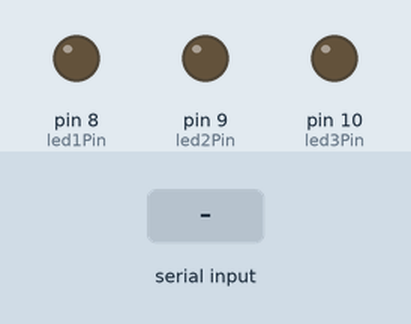
This sketch was run on a simulated Arduino Uno, built with avr-gcc and run on an emulated ATmega328P. On the bench: output pins drawn as LEDs (lit = HIGH). The inputs (shaded band) are chosen by the test bench.

Above: at 1.2 s.
1.3 s: "A" received over Serial
At 2.1 s:
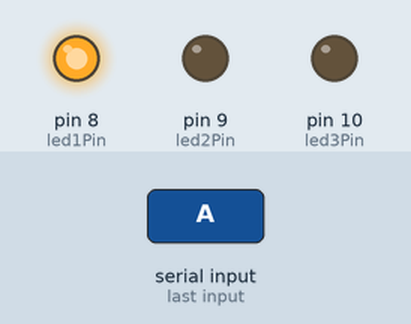
2.8 s: "C" received over Serial
At 3.2 s:
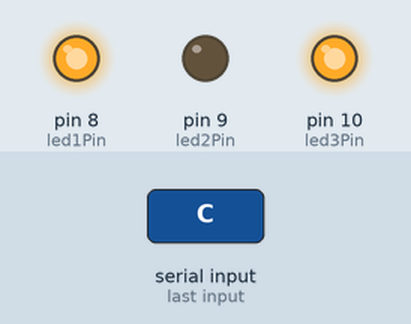
4.3 s: "a" received over Serial
At 5.5 s:
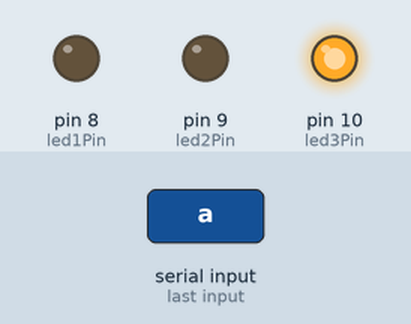
5.8 s: "c" received over Serial
At 6.7 s:
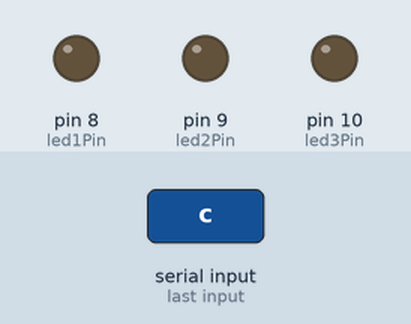
Timing chart, 0 to 8.3 s (numbered marks = the images above; inputs shaded):
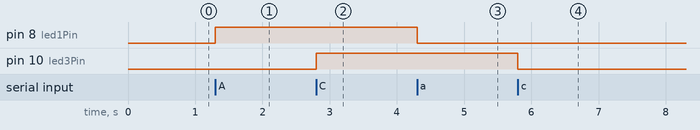

Measured:
- after the input at 1.3 s, pin 8 (led1Pin): LOW → HIGH at once
- after the input at 2.8 s, pin 10 (led3Pin): LOW → HIGH at once
- after the input at 4.3 s, pin 8 (led1Pin): HIGH → LOW at once
- after the input at 5.8 s, pin 10 (led3Pin): HIGH → LOW at once

The sketch:

Semaforo.ino
```cpp
const int led1Pin = 8;
const int led2Pin = 9;
const int led3Pin = 10;

void setup() {
  Serial.begin(9600);

  pinMode(led1Pin, OUTPUT);
  pinMode(led2Pin, OUTPUT);
  pinMode(led3Pin, OUTPUT);
}

void loop() {
  if (Serial.available() > 0) {
    char command = Serial.read();

    switch(command) {
      case 'A':
        digitalWrite(led1Pin,HIGH);
        break;

      case 'a':
        digitalWrite(led1Pin, LOW);
        break;
      case 'B':
        digitalWrite(led2Pin, HIGH);

      case 'b':
        digitalWrite(led2Pin, LOW);
        break;

      case 'C':
      digitalWrite(led3Pin, HIGH);
        break;
      case 'c':
        digitalWrite(led3Pin, LOW);
        break;
    }

  }
}
```
